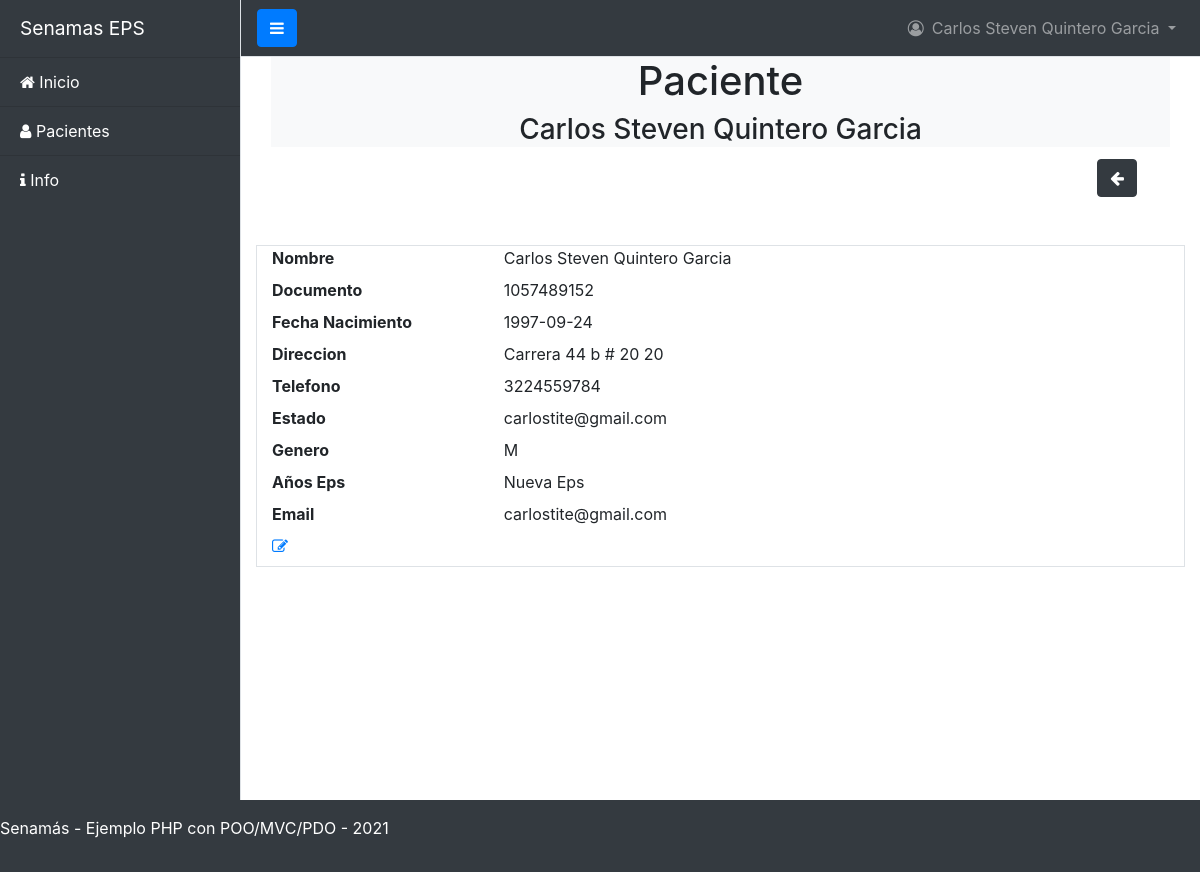
Screenshot of /index.php?controller=Paciente&action=ItemView&id=1057489152 (signed in) with the database file from the repository.
### tables this page shows
CREATE TABLE `paciente` (
  `documento` varchar(20) NOT NULL,
  `nombre` varchar(50) NOT NULL,
  `direccion` varchar(100) NOT NULL,
  `telefono` varchar(20) NOT NULL,
  `fecha_nacimiento` date NOT NULL,
  `estado` varchar(50) NOT NULL,
  `genero` varchar(1) NOT NULL,
  `eps` varchar(50) NOT NULL,
  `email` varchar(50) NOT NULL,
  `password` varchar(250) NOT NULL
);

### controllers/PacienteController.php (called while the page is built, shortened)
<?php
class PacienteController extends BaseController
{
    public function __construct()
    {
        $this->layout = "admin_layout.php";
    }
    public function ItemView()
    {
        $documento = isset($_GET['id'])?$_GET['id']:"";
        $paciente_obj = new Paciente();
        $allPacientes = $paciente_obj->getONE($documento);
        require_once 'views/layouts/'.$this->layout;
    }
}
?>

### core/Connection.php (called while the page is built, shortened)
<?php
abstract class Connection
{
    public function __construct()
    {
        try
        {
            $this->dbConnection = new PDO(DB_DRIVER . ':host=' . DB_HOST . ';dbname=' . DB_NAME, DB_USER, DB_PASS);
        } catch (PDOException $ex) {
            echo $ex->getMessage();
            die();
        }
    }
}
?>

### models/Paciente.class.php (called while the page is built, shortened)
<?php
class Paciente extends BaseModel {
    private $documento;
    private $nombre;
    private $direccion;
    private $telefono;
    private $fecha_nacimiento;
    private $genero;
    private $eps;
    private $email;
    public function __construct ($doc=null, $nom=null, $dir=null, $tel=null, $fec=null, $est=null, $gen=null, $_eps=null, $_email=null, $_pass=null){
        $this->table = "paciente";
        $this->documento = $doc;
        $this->nombre = $nom;
        $this->direccion = $dir;
        $this->telefono = $tel;
        $this->fecha_nacimiento = $fec;
        $this->genero = $gen;
        $this->eps = $_eps;
        $this->email = $_email;
    }
    public function getDocumento()
    {
        return $this->documento;
    }
    public function getNombre()
    {
        return $this->nombre;
    }
    public function getDireccion()
    {
        return $this->direccion;
    }
    public function getTelefono()
    {
        return $this->telefono;
    }
    public function getFecha_nacimiento()
    {
        return $this->fecha_nacimiento;
    }
    public function getGenero()
    {
        return $this->genero;
    }
    public function getEps()
    {
        return $this->eps;
    }
    public function getEmail()
    {
        return $this->email;
    }
}
?>

### core/BaseModel.php (called while the page is built, shortened)
<?php
class BaseModel extends Connection
{
    protected $table;
    public function getONE($documento)
    {
        try {
            $sql = $this->dbConnection->prepare("SELECT * FROM $this->table WHERE documento=:documento");
            $sql->bindParam('documento',$documento);
            $sql->execute();
            if($row = $sql->fetch(PDO::FETCH_OBJ)){
                $obj = new Paciente($row->documento,$row->nombre,$row->direccion,$row->telefono,$row->fecha_nacimiento,$row->estado,$row->genero,$row->eps,$row->email);
            }else{
                $obj=null;
            }
            return $obj;
        } catch (PDOException $ex) {
            echo $ex->getMessage();
            die();
        }
    }
}
?>

### views/paciente/ItemView.php (the view, shortened to what this page needs)
    <div class="col">
        <div class="row">
            <div class="col-12">
                <div class="card-title text-center  bg-light font-weight-bold">
                    <h1>Paciente</h1>
                    <h3><?php echo $allPacientes->getNombre(); ?></h3>
                </div>
            </div>
        </div>
        <div class="row mb-5">
            <div class="col-12 d-flex justify-content-end p-0">
                <?php
                    echo <<<val
                    <a href = "index.php?controller=Paciente&action=index"  class="btn btn-dark mr-5"><i class="fa fa-arrow-left" aria-hidden="true"></i></a>
                    val;
                ?>
            </div>
        </div>
         <dl class="row border border-gray">
                <dt class="col-sm-3">Nombre</dt>
                <dd class="col-sm-9"><?php echo $allPacientes->getNombre(); ?></dd>
                <dt class="col-sm-3">Documento</dt>
                <dd class="col-sm-9"><?php echo $allPacientes->getDocumento(); ?></dd>
                <dt class="col-sm-3">Fecha Nacimiento</dt>
                <dd class="col-sm-9"><?php echo $allPacientes->getFecha_nacimiento(); ?></dd>
                <dt class="col-sm-3">Direccion</dt>
                <dd class="col-sm-9"><?php echo $allPacientes->getDireccion(); ?></dd>
                <dt class="col-sm-3">Telefono</dt>
                <dd class="col-sm-9"><?php echo $allPacientes->getTelefono();?></dd>
                <dt class="col-sm-3">Estado</dt>
                <dd class="col-sm-9"><?php echo $allPacientes->getEmail(); ?></dd>
                <dt class="col-sm-3 text-truncate">Genero</dt>
                <dd class="col-sm-9"><?php echo $allPacientes->getGenero(); ?></dd>
                <dt class="col-sm-3">Años Eps</dt>
                <dd class="col-sm-9"><?php echo $allPacientes->getEps(); ?></dd>
                <dt class="col-sm-3">Email</dt>
                <dd class="col-sm-9"><?php echo $allPacientes->getEmail(); ?></dd>
                <dd class="col-sm-9">
                        <?php  $row = $allPacientes->getDocumento(); ?>
                        <a href = "<?php echo "index.php?controller=Paciente&action=ViewEdit&id=$row"?>"><i class="fa fa-edit text-primary"></i></a>
                </dd>
            </dl>
        </div>
</div>

### rows the page displays
paciente: nombre "Carlos Steven Quintero Garcia", documento "1057489152", fecha_nacimiento "1997-09-24", direccion "Carrera 44 b # 20 20", telefono "3224559784", email "carlostite@gmail.com", genero "M", eps "Nueva Eps"

### other values shown
$_SESSION['nombre'] "Carlos Steven Quintero Garcia"
